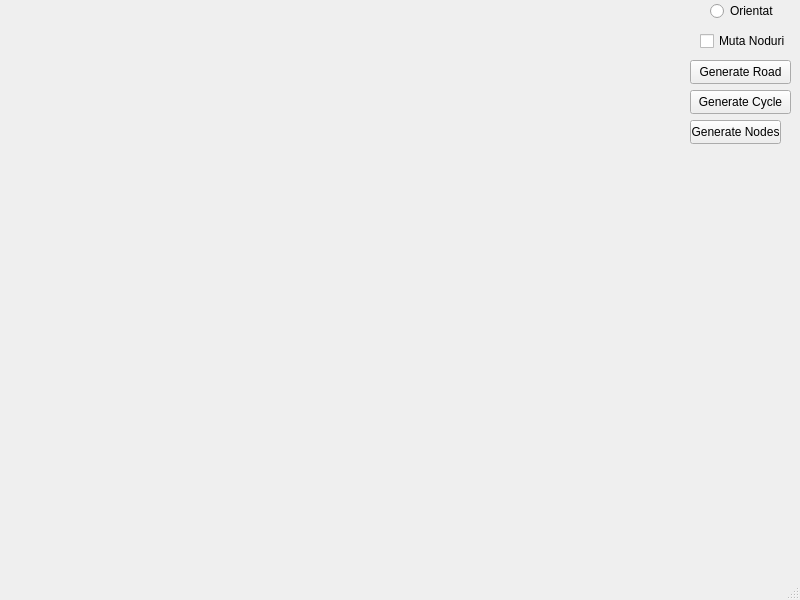
<?xml version="1.0" encoding="UTF-8"?>
<ui version="4.0">
 <class>MainWindow</class>
 <widget class="QMainWindow" name="MainWindow">
  <property name="geometry">
   <rect>
    <x>0</x>
    <y>0</y>
    <width>800</width>
    <height>600</height>
   </rect>
  </property>
  <property name="windowTitle">
   <string>MainWindow</string>
  </property>
  <widget class="QWidget" name="centralwidget">
   <property name="enabled">
    <bool>true</bool>
   </property>
   <widget class="QRadioButton" name="radioButton">
    <property name="geometry">
     <rect>
      <x>710</x>
      <y>0</y>
      <width>91</width>
      <height>22</height>
     </rect>
    </property>
    <property name="text">
     <string>Orientat</string>
    </property>
   </widget>
   <widget class="QCheckBox" name="checkBox">
    <property name="geometry">
     <rect>
      <x>700</x>
      <y>30</y>
      <width>101</width>
      <height>22</height>
     </rect>
    </property>
    <property name="text">
     <string>Muta Noduri</string>
    </property>
   </widget>
   <widget class="QPushButton" name="pushButton">
    <property name="geometry">
     <rect>
      <x>690</x>
      <y>60</y>
      <width>101</width>
      <height>24</height>
     </rect>
    </property>
    <property name="text">
     <string>Generate Road</string>
    </property>
   </widget>
   <widget class="QPushButton" name="pushButton_2">
    <property name="geometry">
     <rect>
      <x>690</x>
      <y>90</y>
      <width>101</width>
      <height>24</height>
     </rect>
    </property>
    <property name="text">
     <string>Generate Cycle</string>
    </property>
   </widget>
   <widget class="QPushButton" name="pushButton_3">
    <property name="geometry">
     <rect>
      <x>690</x>
      <y>120</y>
      <width>91</width>
      <height>24</height>
     </rect>
    </property>
    <property name="text">
     <string>Generate Nodes</string>
    </property>
   </widget>
  </widget>
  <widget class="QMenuBar" name="menubar">
   <property name="geometry">
    <rect>
     <x>0</x>
     <y>0</y>
     <width>800</width>
     <height>21</height>
    </rect>
   </property>
  </widget>
  <widget class="QStatusBar" name="statusbar"/>
 </widget>
 <resources/>
 <connections/>
</ui>
